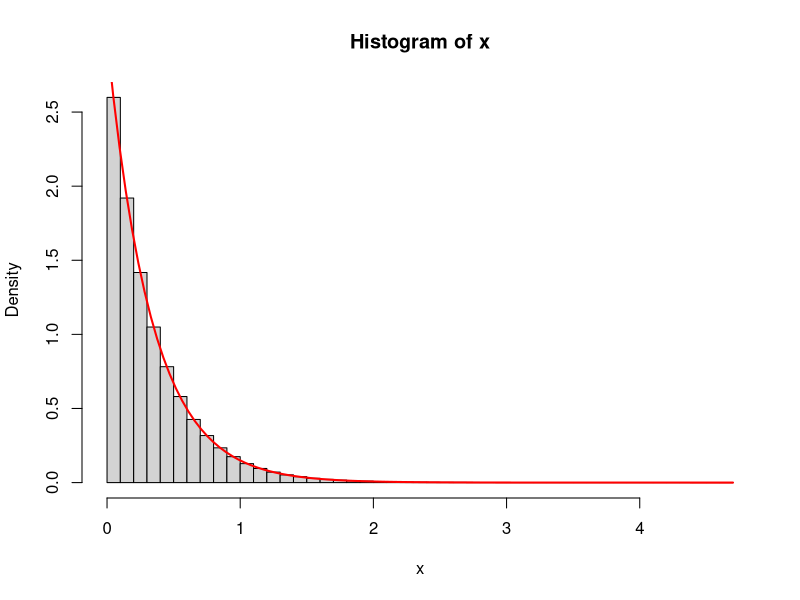
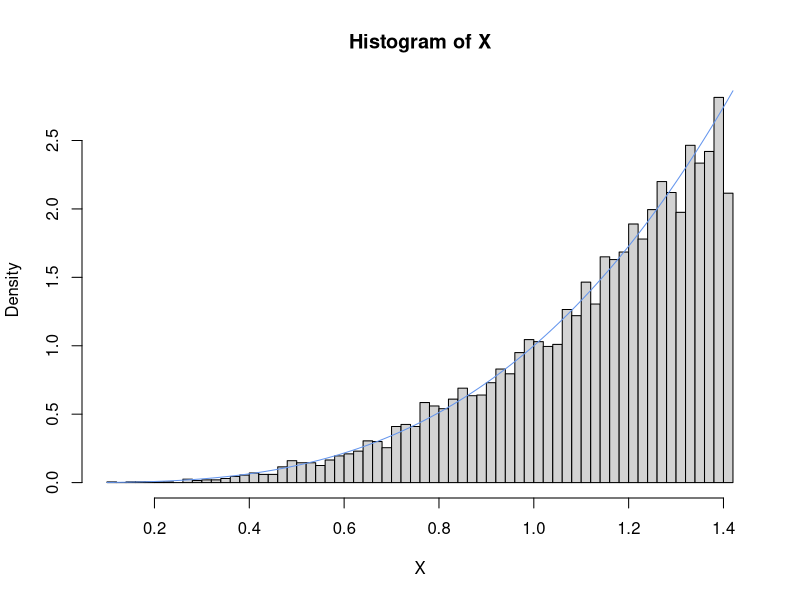

Source code (R) for these figures, in order:
## ---- chunk 1
set.seed(1234)
random.exp <- function(n, lam) {
  u <- runif(n)
  - log(1 - u) / lam
}

x <- random.exp(1e6, 3)
## ---- chunk 2
#| label: fig-exp.ex
#| fig-cap: "Mean = `r mean(x)` and variance `r var(x)` E(X) if X~exp is 1/lam and var(x) should be 1/(lam^2)"
hist(x, 50, prob = T)
curve(3 * exp(-3 * x), add = TRUE, col = 'red', lwd = 2)

## ---- chunk 3
itm_method <- function(n){
  u <- runif(n)
  (4*u)^(1/4)
}

## ---- chunk 4
set.seed(249124) # 6

X <- itm_method(10000) #7

## ---- chunk 5
summary(X)
## ---- chunk 6
mean(X); var(X)
## ---- chunk 7
4/3
4/75
## ---- chunk 8
hist(X, prob = TRUE, breaks = 50)
curve(x^3, add = TRUE, col = "cornflowerblue")
